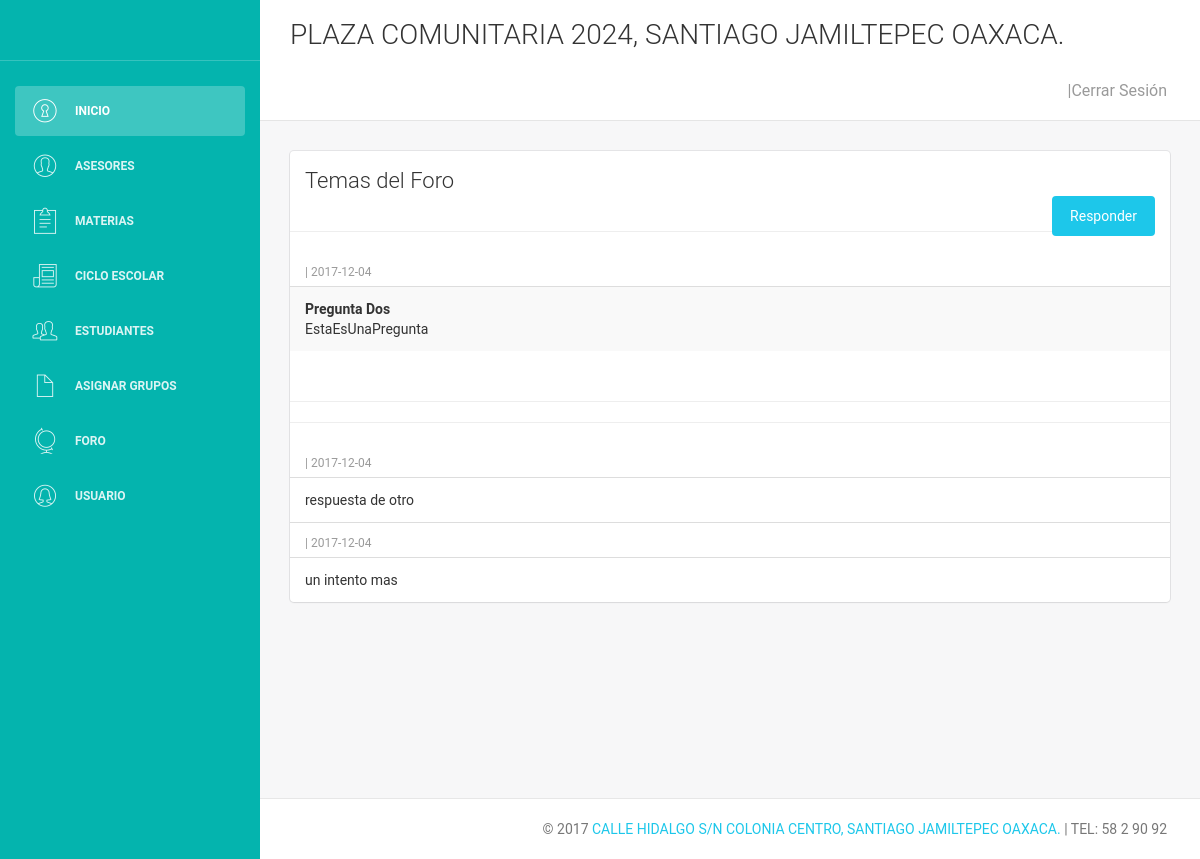
The page /vistas/foro/comentarios.php?id=2 on the database its author committed.
### tables this page shows
CREATE TABLE `foro_temas` (
  `id_tema` int(11) NOT NULL,
  `id_foro` int(11) NOT NULL,
  `titulo` varchar(250) NOT NULL,
  `contenido` text NOT NULL,
  `fecha` date NOT NULL,
  `id_usuario` int(5) NOT NULL,
  `activo` int(1) NOT NULL,
  `hits` int(11) NOT NULL
);

CREATE TABLE `comentario_foro` (
  `id_comentario` int(11) NOT NULL,
  `id_tema` int(11) NOT NULL,
  `id_usuario` int(11) NOT NULL,
  `comentario` text NOT NULL,
  `fecha` date NOT NULL,
  `activo` int(1) NOT NULL
);

### vistas/foro/comentarios.php (the view, shortened to what this page needs)
<?php
include '../../control/conexion.php';
$id = $_GET['id'];
require_once '../plantillas/encabezado.php';
?>
    <div class="content">
        <div class="container-fluid">
            <div class="row">
                <div class="col-md-12">
                    <div class="card">
                        <div class="header">
                            <h4 class="title">Temas del Foro</h4>
                            <a href="respuesta.php?id=<?php echo $id ?>"class="btn btn-info btn-fill pull-right">Responder</a>
                        </div>
                        <div class="content table-responsive table-full-width">
                            <table class="table table-hover table-striped">
                                <?php
                                $consulta = "SELECT * FROM `foro_temas` WHERE `id_foro` = '$id'";
                                $ejecutar = $conexion->query($consulta);
                                while ($datos = $ejecutar->fetch_assoc()) {
                                    $idu = $datos['id_usuario'];
                                    $consulta5 = "SELECT `passwordrecovery` FROM `usuario` WHERE `id` = '$idu'";
                                    $ejecutar5 = $conexion->query($consulta5);
                                    $datos5 = $ejecutar5->fetch_assoc();
                                    $idp2  = $datos5['passwordrecovery'];
                                    $consulta2 = "SELECT `nombre` FROM `estudiante` WHERE `id` = '$idp2'";
                                    $ejecutar2 = $conexion->query($consulta2);
                                    $datos2 = $ejecutar2->fetch_assoc();
                                    echo "<thead>
                            <tr>
                                <th>".$datos2['nombre']." | ".$datos['fecha'] . "</th>
                            </tr>
                            </thead>";
                                    echo "<tr>";
                                    echo "<td><b>". $datos['titulo'] ."</b><br>". $datos['contenido']." </td>";
                                    echo "</tr>";
                                    echo "<hr>";
                                }
                                ?>
                            </table>
                        </div>
                        <div class="table-responsive">
                            <table class="table">
                                <?php
                                $consulta3 = "SELECT * FROM `comentario_foro` WHERE `id_tema` = '$id'";
                                $ejecutar3 = $conexion->query($consulta3);
                                while ($regs2 = $ejecutar3->fetch_assoc()) {
                                    $iduser = $regs2['id_usuario'];
                                    $consulta4 = "SELECT `passwordrecovery` FROM `usuario` WHERE `id` = '$iduser'";
                                    $ejecutar4 = $conexion->query($consulta4);
                                    $datos4 = $ejecutar4->fetch_assoc();
                                    $idp  = $datos4['passwordrecovery'];
                                    $consulta5 = "SELECT `nombre` FROM `estudiante` WHERE `id` = '$idp'";
                                    $ejecutar5 = $conexion->query($consulta5);
                                    $datos5 = $ejecutar5->fetch_assoc();
                                    echo "<thead>
                                        <tr>
                                            <th>".$datos5['nombre']." | ".$regs2['fecha'] . "</th>
                                        </tr>
                                     </thead>";
                                    echo "<tr>";
                                    echo "<td>".  $regs2['comentario']." </td>";
                                    echo "</tr>";
                                    echo "<hr>";
                                }
                                ?>
                            </table>
                        </div>
                    </div>
                </div>
            </div>
        </div>
    </div>
<?php require_once '../plantillas/footer.php';

### rows shown on the page
foro_temas: fecha "2017-12-04", titulo "Pregunta Dos", contenido "EstaEsUnaPregunta"
comentario_foro: fecha "2017-12-04", comentario "respuesta de otro"
comentario_foro: fecha "2017-12-04", comentario "un intento mas"
